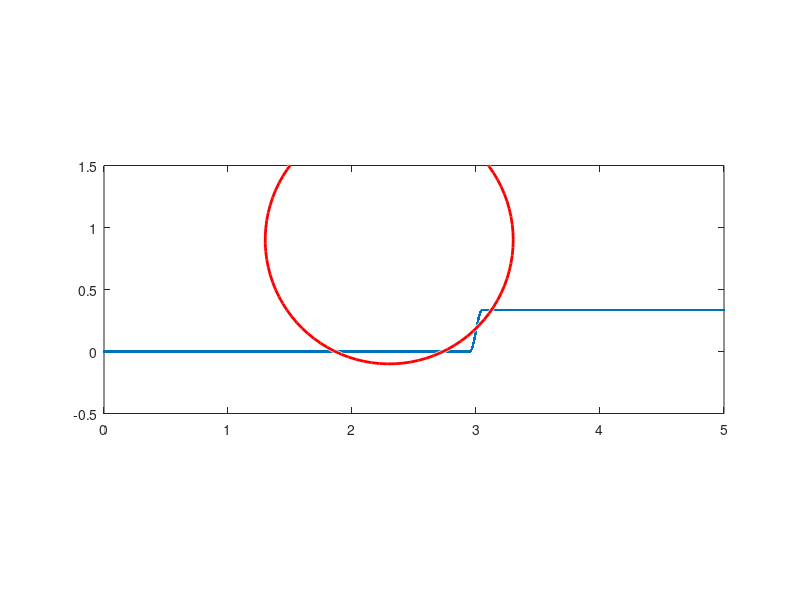

Here is the MATLAB script that generated this plot: (Note: this script raises an error after producing the figure.)
clear
clc
close all
%% constant parameters
tyre_radius = 1;
tyre_max_enveloping_angle = deg2rad(20);
total_length = tyre_radius * 5;
step_position = tyre_radius * 3;
num_step_points = 100;
path_resolution = 0.01;
step_height = tyre_radius/3;
step_width = tyre_radius*0.1;
%% Initializing objects
%step
step_y = step_height*(sin(linspace(-pi/2, pi/2, num_step_points)')+ 1)/2;
step_x = linspace(step_position - step_width/2, step_position + step_width/2 , num_step_points)';
%path
path.x = [(0:path_resolution:step_x(1) - path_resolution)';...
    step_x;(step_x(end)+path_resolution:path_resolution:total_length)'];
path.y= [(0:path_resolution:step_x(1) - path_resolution)'*0 + step_y(1);step_y;...
    (step_x(end)+path_resolution:path_resolution:total_length)'*0 + step_y(end)];
path.tangent = atan([0;diff(path.y)./diff(path.x)]);
ds = sqrt(diff(path.y).^2 + diff(path.x).^2);
path.ds = [ds;ds(end)];
path.curvature = [0;diff(path.tangent)]./path.ds;
%tyre
tyre_position.x = tyre_radius*2.3;
tyre_position.y = tyre_radius*0.9 + path.y(1);
%% plotting
close all;
fig = figure();
plot(path.x , path.y , '.-');
hold on
viscircles([tyre_position.x , tyre_position.y], tyre_radius);
xlim([0 , total_length]);
ylim([-tyre_radius/2 ,1.5*tyre_radius])
daspect([1,1,1])
%% finding contacts
penetrations = getPenetration(tyre_position.x, tyre_position.y , tyre_radius, path.x, path.y);
for pen = penetrations
    plot(path.x([pen.start, pen.stop]), path.y([pen.start , pen.stop]), '*');
    plot(path.x(pen.closest_ind) , path.y(pen.closest_ind),  'o');
    [envelop_start,envelop_stop] = getContact(path, pen.start, pen.stop, pen.closest_ind, deg2rad(20));

    [circle_centre, circle_radius, start_angle, end_angle]  = getDeformedSection(tyre_position.x , tyre_position.y,...
        tyre_radius, path.x(envelop_stop), path.y(envelop_stop), path.tangent(envelop_stop+1));
    %viscircles(circle_centre' ,abs(circle_radius) , 'Color','bla');

    start_point = circle_centre + circle_radius*([cos(start_angle); sin(start_angle)]);
    %plot([circle_centre(1), start_point(1)] , [circle_centre(2), start_point(2)], 'm')
    end_point = circle_centre + circle_radius*([cos(end_angle); sin(end_angle)]);
    %plot([circle_centre(1), end_point(1)] , [circle_centre(2), end_point(2)], 'm')

    circle_angles  = linspace(min(start_angle , end_angle), max(start_angle , end_angle), 100);
    circle_points = [[circle_centre(1) + circle_radius*cos(circle_angles)]',...
        [circle_centre(2) + circle_radius*sin(circle_angles)]'];
    plot(circle_points(: , 1) , circle_points(: , 2) ,'bla', LineWidth=3)
    [circle_centre, circle_radius, start_angle, end_angle] = getDeformedSection(tyre_position.x , tyre_position.y,...
        tyre_radius, path.x(envelop_start), path.y(envelop_start), path.tangent(envelop_start-1));
    %viscircles(circle_centre' ,abs(circle_radius), 'Color','b');
    start_point = circle_centre + circle_radius*([cos(start_angle); sin(start_angle)]);
    %plot([circle_centre(1), start_point(1)] , [circle_centre(2), start_point(2)], 'g')
    end_point = circle_centre + circle_radius*([cos(end_angle); sin(end_angle)]);
    %plot([circle_centre(1), end_point(1)] , [circle_centre(2), end_point(2)], 'g')

    circle_angles  = linspace(min(start_angle , end_angle), max(start_angle , end_angle), 100);
    circle_points = [[circle_centre(1) + circle_radius*cos(circle_angles)]',...
        [circle_centre(2) + circle_radius*sin(circle_angles)]'];
    plot(circle_points(: , 1) , circle_points(: , 2) ,'bla' , LineWidth=3)

    plot(path.x(envelop_start:envelop_stop), path.y(envelop_start:envelop_stop), 'r*');
end
%% finding contact shape

%% helper functions
function is_in_circle = getCirclePenetration(circle_x , circle_y, circle_radius, point_x , point_y)
is_in_circle = ((point_x - circle_x)^2 + (point_y - circle_y)^2) < circle_radius^2;
end

function pentration_boundaries = getPenetration(tyre_centre_x, tyre_centre_y, tyre_radius, path_x , path_y)
search_start = find(path_x > tyre_centre_x  - tyre_radius, 1 , 'first');
search_end = find(path_x > tyre_centre_x + tyre_radius , 1 , "first");
search_ind = search_start;
while search_ind < search_end
    if getCirclePenetration(tyre_centre_x , tyre_centre_y , tyre_radius , path_x(search_ind) , path_y(search_ind))
        start_ind = search_ind;
        while getCirclePenetration(tyre_centre_x , tyre_centre_y , tyre_radius , path_x(search_ind) , path_y(search_ind))
            search_ind = search_ind + 1;
        end
        stop_ind = search_ind;
        [closest_radius, closes_ind] = getClosestPoint(path_x(start_ind:stop_ind), path_y(start_ind:stop_ind),...
            tyre_centre_x, tyre_centre_y, start_ind);
        if ~exist("contact_boundaries", 'var')
            pentration_boundaries = struct("start", start_ind, "stop", stop_ind,...
                "closest_radius", closest_radius, "closest_ind", closes_ind);
        else
            pentration_boundaries(end+1) = struct("start", start_ind, "stop", stop_ind,...
                "closest_radius", closest_radius, "closest_ind", closes_ind);
        end

    end

    search_ind = search_ind+1;

end
end

function [dist , ind] = getClosestPoint(segment_x , segment_y , target_x, target_y, ind_offset)
[dist, ind] = min(sqrt((segment_x - target_x).^2 + (segment_y - target_y).^2));
ind = ind + ind_offset;
end

function [start_ind,stop_ind] = getContact(...
    path, contact_start_ind, contact_stop_ind,contact_centre_ind, angle_threshold)
start_ind = contact_centre_ind;
stop_ind = contact_centre_ind;
while(stop_ind ~= contact_stop_ind)
    stop_ind = stop_ind +1;
    if path.tangent(stop_ind) < (path.tangent(contact_centre_ind) - angle_threshold)
        %stop_ind = stop_ind - 1;
        break;
    end
end
while(start_ind ~= contact_start_ind)
    start_ind = start_ind -1;
    if path.tangent(start_ind) + pi > (path.tangent(contact_centre_ind)+pi + angle_threshold)
        %start_ind = start_ind + 1;
        break;
    end
end
end

function [circle_centre, circle_radius, start_angle, end_angle] = getDeformedSection(...
    tyre_centre_x, tyre_centre_y,tyre_radius, p_x, p_y, tangent_angle)
direction_normalt_to_contact= [-sin(tangent_angle); cos(tangent_angle)];
OP_vector = [p_x ; p_y] - [tyre_centre_x;tyre_centre_y];
circle_radius = (tyre_radius^2 - norm(OP_vector)^2)/(2*dot(OP_vector, direction_normalt_to_contact) + 2*tyre_radius);
circle_centre = [p_x; p_y] + circle_radius*direction_normalt_to_contact;
start_angle = atan2(-direction_normalt_to_contact(2) , -direction_normalt_to_contact(1));
circle_centre_local_frame = circle_centre - [tyre_centre_x;tyre_centre_y];
end_angle = atan2(circle_centre_local_frame(2) , circle_centre_local_frame(1));

end




